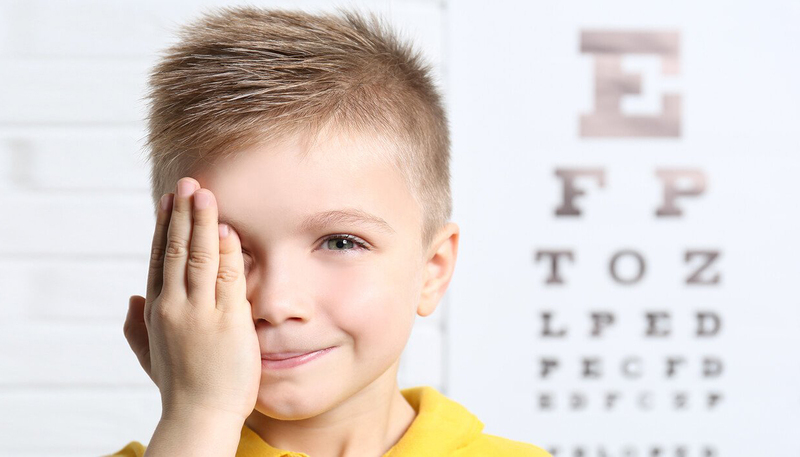
#> input picture src/image/01/face1.jpg, 800 x 457 px, found by its file name
$ jupyter execute Lesson13.ipynb
#> lines starting #> are read from the running program, lines starting #| are printed output that depends on the picture
#> further down, image is the input picture: PIL image 800x457 RGB; mean R, G, B 222.8, 212.3, 207.3
[cell 1]
import numpy as np
from PIL import Image
import matplotlib.pyplot as plt

def histogram_equalization(image, nbr_bins=256):
    # Đảm bảo hình ảnh đầu vào là ảnh xám
#> called with nbr_bins = 256
    if image.mode != 'L':
        image = image.convert('L')
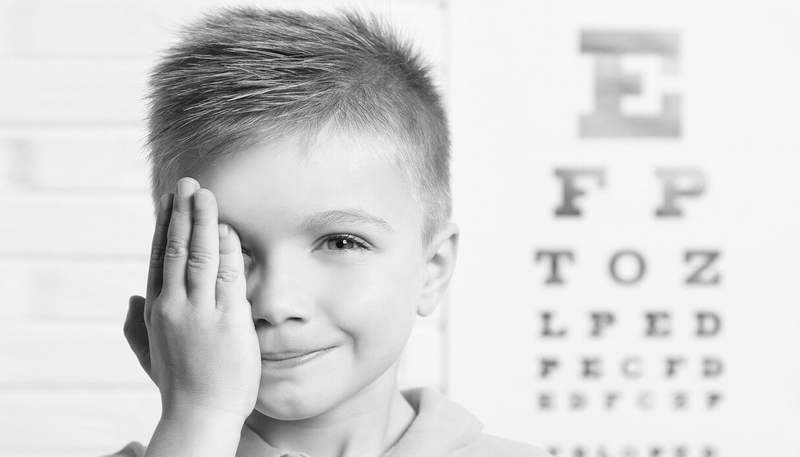
#> image: PIL image 800x457 L; min 7, max 254, mean 214.9

    # Chuyển đổi hình ảnh thành mảng NumPy
    image_array = np.array(image)

    # Tính toán histogram của ảnh
    histogram, bins = np.histogram(image_array, bins=nbr_bins, range=(0, 256), density=True)
#> histogram = 256 values, max 0.0998 at index 246, min 0 at index 0, mean 0.00391; bins = 257 values from 0 to 256

    # Tính toán hàm phân phối tích luỹ (CDF - Cumulative Distribution Function)
    cdf = histogram.cumsum()
#> cdf = 256 values from 0 to 1
    cdf = 255 * cdf / cdf[-1]
#> cdf = 256 values from 0 to 255

    # Lấy giá trị mới cho từng pixel dựa trên CDF
    image_equalized = np.interp(image_array, bins[:-1], cdf)
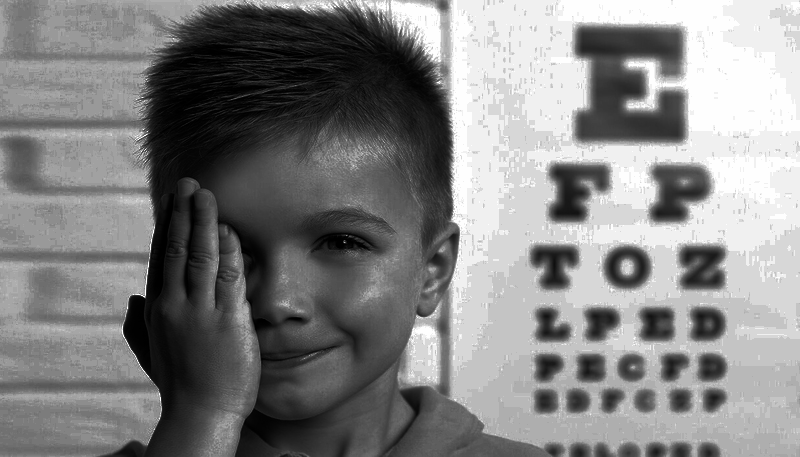
#> image_equalized: shape (457, 800) float64; min 0.00139, max 255, mean 131.6

    # Chuyển đổi mảng kết quả thành hình ảnh
    equalized_image = Image.fromarray(image_equalized.astype('uint8'))

    return equalized_image

[cell 2]
# Đọc hình ảnh từ tệp
my_path = 'D:/Python/computervision/image/01/face1.jpg'
image = Image.open(my_path)

# Áp dụng cân bằng lược đồ ảnh xám
equalized_image = histogram_equalization(image)

# Tạo một lưới 2x2 để hiển thị hình ảnh và biểu đồ
plt.figure(figsize=(15, 10))

# Hiển thị hình ảnh gốc
plt.subplot(2, 2, 1)
plt.imshow(image.convert("L"), cmap='gray')
plt.title('Hình ảnh gốc')

# Vẽ biểu đồ histogram của hình ảnh gốc
plt.subplot(2, 2, 2)
plt.hist(np.array(image.convert("L")).flatten(), bins=128)
plt.title('Biểu đồ Histogram - Hình ảnh gốc')

# Hiển thị hình ảnh đã cân bằng
plt.subplot(2, 2, 3)
plt.imshow(equalized_image, cmap='gray')
plt.title('Hình ảnh đã cân bằng')

# Vẽ biểu đồ histogram của hình ảnh đã cân bằng
plt.subplot(2, 2, 4)
plt.hist(np.array(equalized_image).flatten(), bins=128)
plt.title('Biểu đồ Histogram - Hình ảnh đã cân bằng')

plt.show()
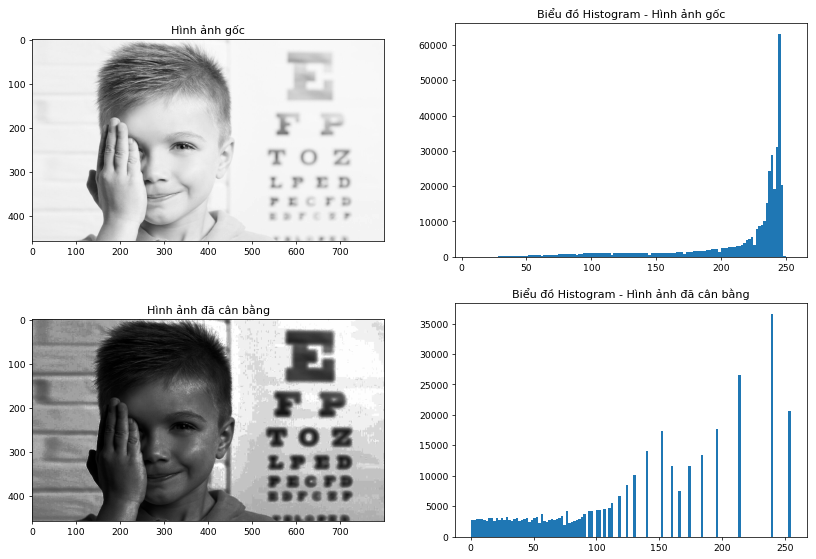
#> figure drawn by matplotlib, 4 panels; panel 2: tallest bar 63009 high, from x = 244.4 to 246.3; panel 4: tallest bar 36496 high, from x = 239.1 to 241.1
